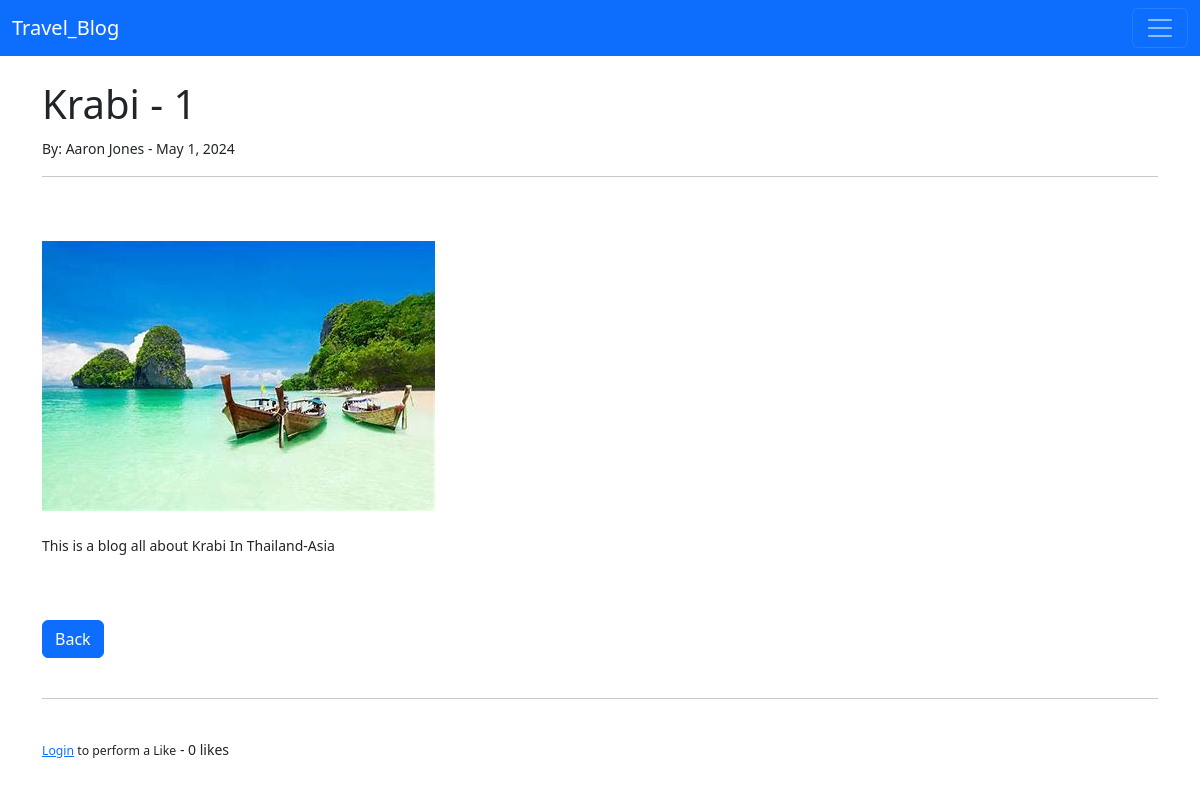
The app's page /article/11 with its own data.
### travel_blog/models.py (models this page shows, shortened)
class Post(models.Model):
    title = models.CharField(max_length=255)
    header_image = models.ImageField(null=True, blank=True, upload_to='images')
    title_tag = models.CharField(max_length=255)
    author = models.ForeignKey(User, on_delete=models.CASCADE)
    body = RichTextField(blank=True, null=True)
    post_date = models.DateField(auto_now_add=True)
    category = models.CharField(max_length=255, default='Top Travel Locations')
    snippet = models.CharField(max_length=255)
    likes = models.ManyToManyField(User, related_name='blog_posts')
    def total_likes(self):
        return self.likes.count()

### travel_blog/views.py (the view)
# urls.py: path('article/<int:pk>', ArticleDetailView.as_view(), name='article-detail'),
class ArticleDetailView(DetailView):
    model = Post
    template_name = 'article_details.html'
    def get_context_data(self, *args, **kwargs):
        cat_menu = Category.objects.all()
        context = super(ArticleDetailView, self).get_context_data(*args, **kwargs)
        stuff = get_object_or_404(Post, id=self.kwargs['pk'])
        total_likes = stuff.total_likes()
        liked = False
        if stuff.likes.filter(id=self.request.user.id).exists():
            liked = True
        context ["total_likes"] = total_likes
        context["cat_menu"] = cat_menu
        context["liked"] = liked
        return context

### travel_blog/models.py (called while the page is built)
    def __str__(self):
        return self.name

### travel_blog/templates/article_details.html (shortened to what this page needs)
{% extends 'base.html' %}
{% block content %}
<h1>{{ post.title }} - {{ post.author.id }} </h1>
<small>By: {{ post.author.first_name }}
    {{post.author.last_name }} -
    {{ post.post_date }}
<hr>
<br/><br/>
{% if post.header_image %}
<img src="{{ post.header_image.url }}">
{% endif %}
<br/>
<br/>
{{ post.body|safe }}
<br/><br/>
<a href="{% url 'home' %}" class="btn btn-primary">Back</a>
<br/><br/>
<hr>
<br/>
<form action="{% url 'like_post' post.pk %}"
method="POST">
{% if user.is_authenticated %}
    {% if liked %}
        <button type="submit", name="post_id", value="{{ post.id }}", class="btn btn-danger btn-sm">Unlike</button>
    {% else %}
        <button type="submit", name="post_id", value="{{ post.id }}", class="btn btn-primary btn-sm">Like</button>
    {% endif %}
{% else %}
    <small><a href="{% url 'login' %}">Login</a> to perform a Like</small>
{% endif %}
        - {{ total_likes }} likes
</form>
{% endblock %}

### records on screen
Post: title "Krabi", author.id "1", author.first_name "Aaron", author.last_name "Jones", post_date "May 1, 2024", header_image (picture), body "This is a blog all about Krabi In Thailand-Asia"

### other values on screen
{{ total_likes }} "0"
